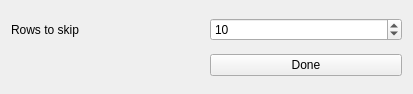
<?xml version="1.0" encoding="UTF-8"?>
<ui version="4.0">
 <class>Form</class>
 <widget class="QWidget" name="Form">
  <property name="geometry">
   <rect>
    <x>0</x>
    <y>0</y>
    <width>413</width>
    <height>94</height>
   </rect>
  </property>
  <property name="windowTitle">
   <string>Enter rows to skip</string>
  </property>
  <layout class="QGridLayout" name="gridLayout">
   <item row="0" column="0">
    <widget class="QLabel" name="label">
     <property name="text">
      <string>Rows to skip</string>
     </property>
    </widget>
   </item>
   <item row="0" column="1">
    <widget class="QSpinBox" name="skip_rows_spinBox">
     <property name="value">
      <number>10</number>
     </property>
    </widget>
   </item>
   <item row="1" column="1">
    <widget class="QPushButton" name="done_pushButton">
     <property name="text">
      <string>Done</string>
     </property>
    </widget>
   </item>
  </layout>
 </widget>
 <resources/>
 <connections/>
</ui>
